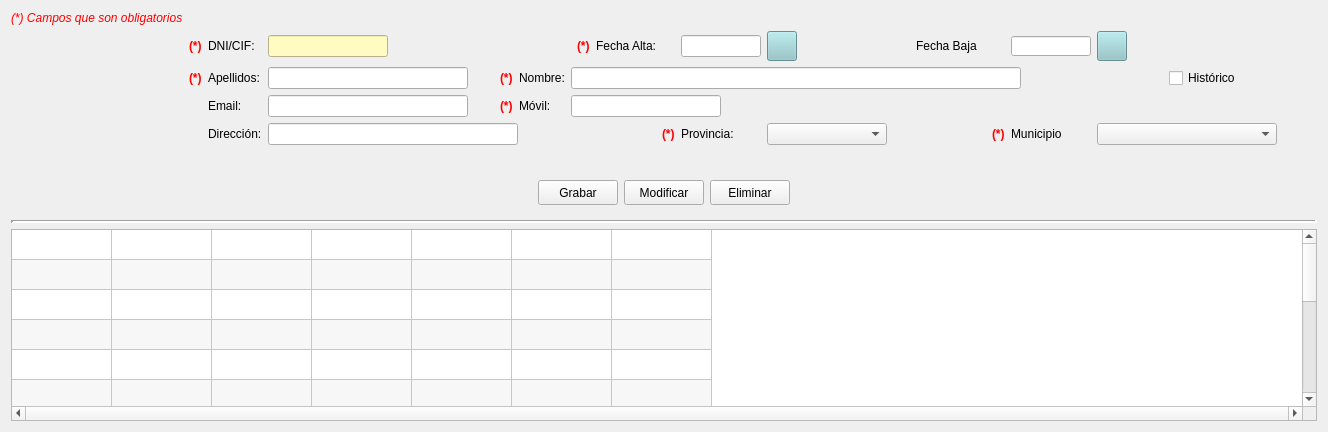
      <widget class="QWidget" name="pesClientes">
       <attribute name="title">
        <string>CLIENTES</string>
       </attribute>
       <layout class="QVBoxLayout" name="verticalLayout">
        <item>
         <layout class="QGridLayout" name="gridLayout_3">
          <item row="2" column="0">
           <spacer name="verticalSpacer">
            <property name="orientation">
             <enum>Qt::Vertical</enum>
            </property>
            <property name="sizeType">
             <enum>QSizePolicy::Fixed</enum>
            </property>
            <property name="sizeHint" stdset="0">
             <size>
              <width>20</width>
              <height>20</height>
             </size>
            </property>
           </spacer>
          </item>
          <item row="3" column="0">
           <widget class="QFrame" name="frame">
            <layout class="QHBoxLayout" name="horizontalLayout">
             <property name="spacing">
              <number>6</number>
             </property>
             <item>
              <spacer name="horizontalSpacer_5">
               <property name="orientation">
                <enum>Qt::Horizontal</enum>
               </property>
               <property name="sizeHint" stdset="0">
                <size>
                 <width>40</width>
                 <height>20</height>
                </size>
               </property>
              </spacer>
             </item>
             <item>
              <widget class="QPushButton" name="btnGrabarcli">
               <property name="minimumSize">
                <size>
                 <width>80</width>
                 <height>25</height>
                </size>
               </property>
               <property name="maximumSize">
                <size>
                 <width>80</width>
                 <height>25</height>
                </size>
               </property>
               <property name="text">
                <string>Grabar</string>
               </property>
              </widget>
             </item>
             <item>
              <widget class="QPushButton" name="btnModificli">
               <property name="minimumSize">
                <size>
                 <width>80</width>
                 <height>25</height>
                </size>
               </property>
               <property name="maximumSize">
                <size>
                 <width>80</width>
                 <height>25</height>
                </size>
               </property>
               <property name="text">
                <string>Modificar</string>
               </property>
              </widget>
             </item>
             <item>
              <widget class="QPushButton" name="btnEliminarcli">
               <property name="minimumSize">
                <size>
                 <width>80</width>
                 <height>25</height>
                </size>
               </property>
               <property name="maximumSize">
                <size>
                 <width>80</width>
                 <height>25</height>
                </size>
               </property>
               <property name="text">
                <string>Eliminar</string>
               </property>
              </widget>
             </item>
             <item>
              <spacer name="horizontalSpacer_6">
               <property name="orientation">
                <enum>Qt::Horizontal</enum>
               </property>
               <property name="sizeHint" stdset="0">
                <size>
                 <width>40</width>
                 <height>20</height>
                </size>
               </property>
              </spacer>
             </item>
            </layout>
           </widget>
          </item>
          <item row="1" column="0">
           <layout class="QGridLayout" name="gridLayout">
            <property name="sizeConstraint">
             <enum>QLayout::SetMinAndMaxSize</enum>
            </property>
            <item row="3" column="2">
             <widget class="QLabel" name="lblEmailcli">
              <property name="text">
               <string>Email:</string>
              </property>
             </widget>
            </item>
            <item row="2" column="6">
             <widget class="QLabel" name="lblNomcli">
              <property name="text">
               <string>Nombre:</string>
              </property>
             </widget>
            </item>
            <item row="3" column="7" colspan="6">
             <widget class="QLineEdit" name="txtMovilcli">
              <property name="minimumSize">
               <size>
                <width>150</width>
                <height>0</height>
               </size>
              </property>
              <property name="maximumSize">
               <size>
                <width>150</width>
                <height>16777215</height>
               </size>
              </property>
             </widget>
            </item>
            <item row="3" column="4">
             <spacer name="horizontalSpacer">
              <property name="orientation">
               <enum>Qt::Horizontal</enum>
              </property>
              <property name="sizeType">
               <enum>QSizePolicy::Fixed</enum>
              </property>
              <property name="sizeHint" stdset="0">
               <size>
                <width>20</width>
                <height>20</height>
               </size>
              </property>
             </spacer>
            </item>
            <item row="2" column="4">
             <spacer name="horizontalSpacer_2">
              <property name="orientation">
               <enum>Qt::Horizontal</enum>
              </property>
              <property name="sizeType">
               <enum>QSizePolicy::Fixed</enum>
              </property>
              <property name="sizeHint" stdset="0">
               <size>
                <width>20</width>
                <height>20</height>
               </size>
              </property>
             </spacer>
            </item>
            <item row="1" column="17">
             <widget class="QPushButton" name="btnBajacli">
              <property name="minimumSize">
               <size>
                <width>30</width>
                <height>30</height>
               </size>
              </property>
              <property name="maximumSize">
               <size>
                <width>30</width>
                <height>30</height>
               </size>
              </property>
              <property name="styleSheet">
               <string notr="true">background-color : rgb(143, 197, 200)</string>
              </property>
              <property name="text">
               <string/>
              </property>
              <property name="icon">
               <iconset>
                <normaloff>../img/calendar.ico</normaloff>../img/calendar.ico</iconset>
              </property>
              <property name="iconSize">
               <size>
                <width>24</width>
                <height>24</height>
               </size>
              </property>
             </widget>
            </item>
            <item row="3" column="3">
             <widget class="QLineEdit" name="txtEmailcli">
              <property name="sizePolicy">
               <sizepolicy hsizetype="Fixed" vsizetype="Fixed">
                <horstretch>0</horstretch>
                <verstretch>0</verstretch>
               </sizepolicy>
              </property>
              <property name="minimumSize">
               <size>
                <width>200</width>
                <height>0</height>
               </size>
              </property>
              <property name="maximumSize">
               <size>
                <width>250</width>
                <height>16777215</height>
               </size>
              </property>
             </widget>
            </item>
            <item row="2" column="3">
             <widget class="QLineEdit" name="txtApelcli">
              <property name="minimumSize">
               <size>
                <width>200</width>
                <height>0</height>
               </size>
              </property>
              <property name="maximumSize">
               <size>
                <width>250</width>
                <height>16777215</height>
               </size>
              </property>
             </widget>
            </item>
            <item row="1" column="16">
             <widget class="QLineEdit" name="txtBajacli">
              <property name="minimumSize">
               <size>
                <width>80</width>
                <height>20</height>
               </size>
              </property>
              <property name="maximumSize">
               <size>
                <width>80</width>
                <height>20</height>
               </size>
              </property>
             </widget>
            </item>
            <item row="2" column="2">
             <widget class="QLabel" name="lblApelcli">
              <property name="text">
               <string>Apellidos:</string>
              </property>
             </widget>
            </item>
            <item row="4" column="11">
             <widget class="QLabel" name="lblProvcli">
              <property name="text">
               <string>Provincia:</string>
              </property>
             </widget>
            </item>
            <item row="4" column="12">
             <widget class="QComboBox" name="cmbProvcli">
              <property name="minimumSize">
               <size>
                <width>120</width>
                <height>0</height>
               </size>
              </property>
             </widget>
            </item>
            <item row="1" column="3">
             <widget class="QLineEdit" name="txtDnicli">
              <property name="sizePolicy">
               <sizepolicy hsizetype="Fixed" vsizetype="Fixed">
                <horstretch>0</horstretch>
                <verstretch>0</verstretch>
               </sizepolicy>
              </property>
              <property name="minimumSize">
               <size>
                <width>120</width>
                <height>0</height>
               </size>
              </property>
              <property name="styleSheet">
               <string notr="true">background-color: rgb(255, 251, 193);</string>
              </property>
              <property name="alignment">
               <set>Qt::AlignCenter</set>
              </property>
             </widget>
            </item>
            <item row="2" column="18" alignment="Qt::AlignHCenter|Qt::AlignVCenter">
             <widget class="QCheckBox" name="chkHistoriacli">
              <property name="text">
               <string>Histórico</string>
              </property>
             </widget>
            </item>
            <item row="1" column="2">
             <widget class="QLabel" name="lblDnicli">
              <property name="text">
               <string>DNI/CIF:</string>
              </property>
             </widget>
            </item>
            <item row="4" column="2">
             <widget class="QLabel" name="lblDircli">
              <property name="text">
               <string>Dirección:</string>
              </property>
             </widget>
            </item>
            <item row="4" column="17" colspan="2">
             <widget class="QComboBox" name="cmbMunicli">
              <property name="minimumSize">
               <size>
                <width>180</width>
                <height>0</height>
               </size>
              </property>
             </widget>
            </item>
            <item row="1" column="11">
             <widget class="QLineEdit" name="txtAltacli">
              <property name="minimumSize">
               <size>
                <width>80</width>
                <height>0</height>
               </size>
              </property>
              <property name="maximumSize">
               <size>
                <width>80</width>
                <height>16777215</height>
               </size>
              </property>
              <property name="alignment">
               <set>Qt::AlignCenter</set>
              </property>
             </widget>
            </item>
            <item row="4" column="16">
             <widget class="QLabel" name="lblMunicli">
              <property name="text">
               <string>Municipio</string>
              </property>
             </widget>
            </item>
            <item row="1" column="19" rowspan="4">
             <spacer name="horizontalSpacer_12">
              <property name="orientation">
               <enum>Qt::Horizontal</enum>
              </property>
              <property name="sizeType">
               <enum>QSizePolicy::Expanding</enum>
              </property>
              <property name="sizeHint" stdset="0">
               <size>
                <width>40</width>
                <height>20</height>
               </size>
              </property>
             </spacer>
            </item>
            <item row="1" column="12">
             <widget class="QPushButton" name="btnAltacli">
              <property name="minimumSize">
               <size>
                <width>30</width>
                <height>30</height>
               </size>
              </property>
              <property name="maximumSize">
               <size>
                <width>28</width>
                <height>16777215</height>
               </size>
              </property>
              <property name="styleSheet">
               <string notr="true">background-color : rgb(143, 197, 200)</string>
              </property>
              <property name="text">
               <string/>
              </property>
              <property name="icon">
               <iconset>
                <normaloff>../img/calendar.ico</normaloff>../img/calendar.ico</iconset>
              </property>
              <property name="iconSize">
               <size>
                <width>24</width>
                <height>24</height>
               </size>
              </property>
             </widget>
            </item>
            <item row="4" column="3" colspan="5">
             <widget class="QLineEdit" name="txtDircli">
              <property name="minimumSize">
               <size>
                <width>250</width>
                <height>0</height>
               </size>
              </property>
              <property name="maximumSize">
               <size>
                <width>250</width>
                <height>16777215</height>
               </size>
              </property>
             </widget>
            </item>
            <item row="3" column="6">
             <widget class="QLabel" name="lblMovilcli">
              <property name="text">
               <string>Móvil:</string>
              </property>
             </widget>
            </item>
            <item row="2" column="7" colspan="11">
             <widget class="QLineEdit" name="txtNomcli">
              <property name="minimumSize">
               <size>
                <width>300</width>
                <height>0</height>
               </size>
              </property>
              <property name="maximumSize">
               <size>
                <width>450</width>
                <height>16777215</height>
               </size>
              </property>
             </widget>
            </item>
            <item row="2" column="1">
             <widget class="QLabel" name="lblAste2">
              <property name="font">
               <font>
                <weight>75</weight>
                <bold>true</bold>
               </font>
              </property>
              <property name="styleSheet">
               <string notr="true">color: rgb(255,0,0);</string>
              </property>
              <property name="text">
               <string>(*)</string>
              </property>
             </widget>
            </item>
            <item row="1" column="14">
             <widget class="QLabel" name="lblBajacli">
              <property name="minimumSize">
               <size>
                <width>70</width>
                <height>0</height>
               </size>
              </property>
              <property name="maximumSize">
               <size>
                <width>70</width>
                <height>16777215</height>
               </size>
              </property>
              <property name="text">
               <string>Fecha Baja</string>
              </property>
             </widget>
            </item>
            <item row="1" column="9">
             <widget class="QLabel" name="lblAltacli">
              <property name="text">
               <string>Fecha Alta:</string>
              </property>
             </widget>
            </item>
            <item row="2" column="5">
             <widget class="QLabel" name="label_3">
              <property name="font">
               <font>
                <weight>75</weight>
                <bold>true</bold>
               </font>
              </property>
              <property name="styleSheet">
               <string notr="true">color: rgb(255,0,0);</string>
              </property>
              <property name="text">
               <string>(*)</string>
              </property>
             </widget>
            </item>
            <item row="0" column="0">
             <widget class="QLabel" name="label_2">
              <property name="sizePolicy">
               <sizepolicy hsizetype="Fixed" vsizetype="Fixed">
                <horstretch>0</horstretch>
                <verstretch>0</verstretch>
               </sizepolicy>
              </property>
              <property name="minimumSize">
               <size>
                <width>170</width>
                <height>0</height>
               </size>
              </property>
              <property name="font">
               <font>
                <italic>true</italic>
               </font>
              </property>
              <property name="styleSheet">
               <string notr="true">color: rgb(255,0,0);</string>
              </property>
              <property name="text">
               <string>(*) Campos que son obligatorios</string>
              </property>
             </widget>
            </item>
            <item row="4" column="10">
             <widget class="QLabel" name="label_5">
              <property name="font">
               <font>
                <weight>75</weight>
                <bold>true</bold>
               </font>
              </property>
              <property name="styleSheet">
               <string notr="true">color: rgb(255,0,0);</string>
              </property>
              <property name="text">
               <string>(*)</string>
              </property>
             </widget>
            </item>
            <item row="4" column="13">
             <spacer name="horizontalSpacer_4">
              <property name="orientation">
               <enum>Qt::Horizontal</enum>
              </property>
              <property name="sizeType">
               <enum>QSizePolicy::Fixed</enum>
              </property>
              <property name="sizeHint" stdset="0">
               <size>
                <width>17</width>
                <height>20</height>
               </size>
              </property>
             </spacer>
            </item>
            <item row="1" column="1">
             <widget class="QLabel" name="lblAste">
              <property name="font">
               <font>
                <weight>75</weight>
                <bold>true</bold>
               </font>
              </property>
              <property name="styleSheet">
               <string notr="true">color: rgb(255,0,0);</string>
              </property>
              <property name="text">
               <string>(*)</string>
              </property>
             </widget>
            </item>
            <item row="3" column="5">
             <widget class="QLabel" name="label_4">
              <property name="font">
               <font>
                <weight>75</weight>
                <bold>true</bold>
               </font>
              </property>
              <property name="styleSheet">
               <string notr="true">color: rgb(255,0,0);</string>
              </property>
              <property name="text">
               <string>(*)</string>
              </property>
             </widget>
            </item>
            <item row="4" column="15">
             <widget class="QLabel" name="label_6">
              <property name="font">
               <font>
                <weight>75</weight>
                <bold>true</bold>
               </font>
              </property>
              <property name="styleSheet">
               <string notr="true">color: rgb(255,0,0);</string>
              </property>
              <property name="text">
               <string>(*)</string>
              </property>
             </widget>
            </item>
            <item row="1" column="8">
             <widget class="QLabel" name="label_7">
              <property name="font">
               <font>
                <weight>75</weight>
                <bold>true</bold>
               </font>
              </property>
              <property name="styleSheet">
               <string notr="true">color: rgb(255,0,0)</string>
              </property>
              <property name="text">
               <string>(*)</string>
              </property>
             </widget>
            </item>
           </layout>
          </item>
         </layout>
        </item>
        <item>
         <widget class="Line" name="line">
          <property name="lineWidth">
           <number>3</number>
          </property>
          <property name="orientation">
           <enum>Qt::Horizontal</enum>
          </property>
         </widget>
        </item>
        <item>
         <widget class="QTableWidget" name="tablaClientes">
          <property name="frameShape">
           <enum>QFrame::StyledPanel</enum>
          </property>
          <property name="lineWidth">
           <number>2</number>
          </property>
          <property name="verticalScrollBarPolicy">
           <enum>Qt::ScrollBarAlwaysOn</enum>
          </property>
          <property name="horizontalScrollBarPolicy">
           <enum>Qt::ScrollBarAlwaysOn</enum>
          </property>
          <property name="editTriggers">
           <set>QAbstractItemView::NoEditTriggers</set>
          </property>
          <property name="alternatingRowColors">
           <bool>true</bool>
          </property>
          <property name="selectionMode">
           <enum>QAbstractItemView::SingleSelection</enum>
          </property>
          <property name="selectionBehavior">
           <enum>QAbstractItemView::SelectRows</enum>
          </property>
          <property name="verticalScrollMode">
           <enum>QAbstractItemView::ScrollPerPixel</enum>
          </property>
          <property name="showGrid">
           <bool>true</bool>
          </property>
          <property name="rowCount">
           <number>15</number>
          </property>
          <property name="columnCount">
           <number>7</number>
          </property>
          <attribute name="horizontalHeaderVisible">
           <bool>false</bool>
          </attribute>
          <attribute name="horizontalHeaderHighlightSections">
           <bool>true</bool>
          </attribute>
          <attribute name="horizontalHeaderMinimumSectionSize">
           <number>100</number>
          </attribute>
          <attribute name="verticalHeaderVisible">
           <bool>false</bool>
          </attribute>
          <attribute name="verticalHeaderHighlightSections">
           <bool>true</bool>
          </attribute>
          <row/>
          <row/>
          <row/>
          <row/>
          <row/>
          <row/>
          <row/>
          <row/>
          <row/>
          <row/>
          <row/>
          <row/>
          <row/>
          <row/>
          <row/>
          <column>
           <property name="text">
            <string>DNI/CIF</string>
           </property>
          </column>
          <column>
           <property name="text">
            <string>Apellidos</string>
           </property>
          </column>
          <column>
           <property name="text">
            <string>Nombre</string>
           </property>
          </column>
          <column>
           <property name="text">
            <string>Móvil</string>
           </property>
          </column>
          <column>
           <property name="text">
            <string>Provincia</string>
           </property>
          </column>
          <column>
           <property name="text">
            <string>Municipio</string>
           </property>
          </column>
          <column>
           <property name="text">
            <string>Fecha de baja</string>
           </property>
          </column>
         </widget>
        </item>
       </layout>
      </widget>
